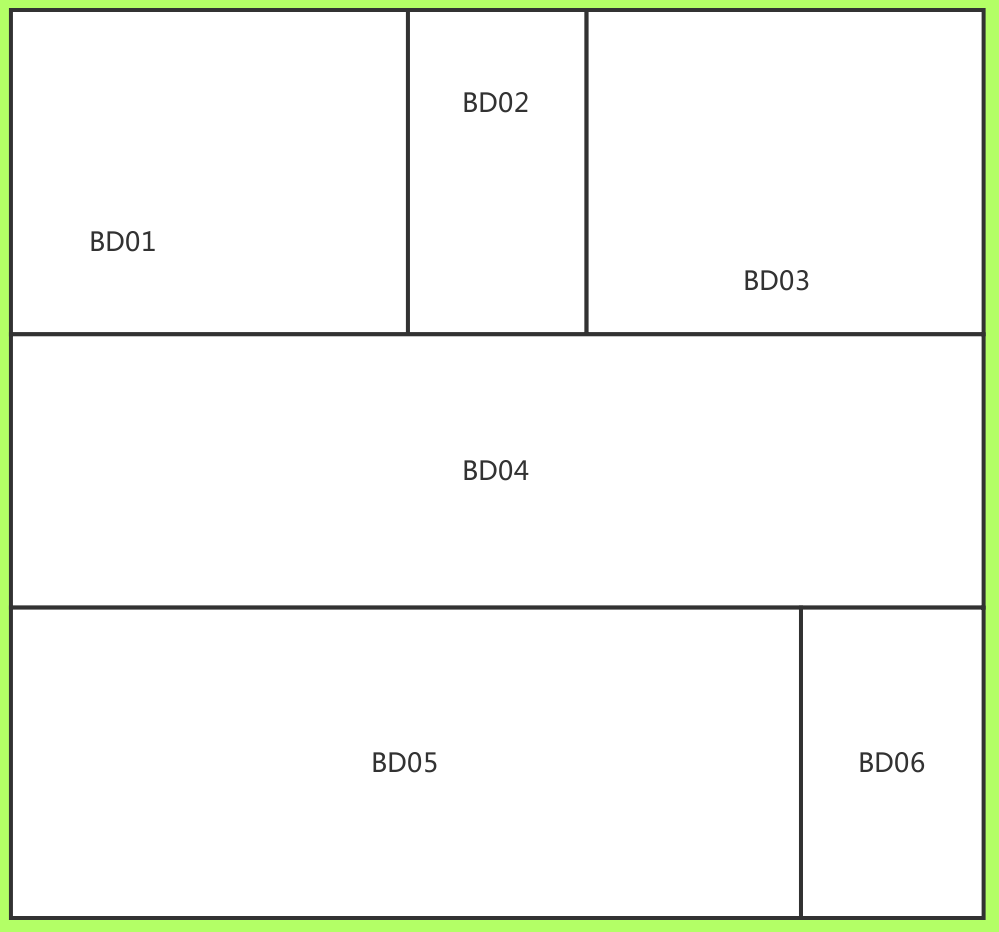
#> input picture ImageToHtmlArea/11.png, 999 x 932 px
$ python NewImageToHtmlArea.py
#> lines starting #> are read from the running program, lines starting #| are printed output that depends on the picture
#!/usr/bin/env python
#coding:utf-8
#code by struggle

import sys
import cv2
import numpy as np
import pytesseract
from PIL import Image


class ImageToHtmlArea(object):
    def __init__(self, image, target_image, value):
#> called with image = '11.png', target_image = '22.png', value = 0.9
        self.image = image
        self.img_rgb = cv2.imread(image)
#> self.img_rgb is the input picture: shape (932, 999, 3); mean B, G, R 241.8, 248.4, 245.1
        self.img_gray = cv2.cvtColor(self.img_rgb, cv2.COLOR_BGR2GRAY)
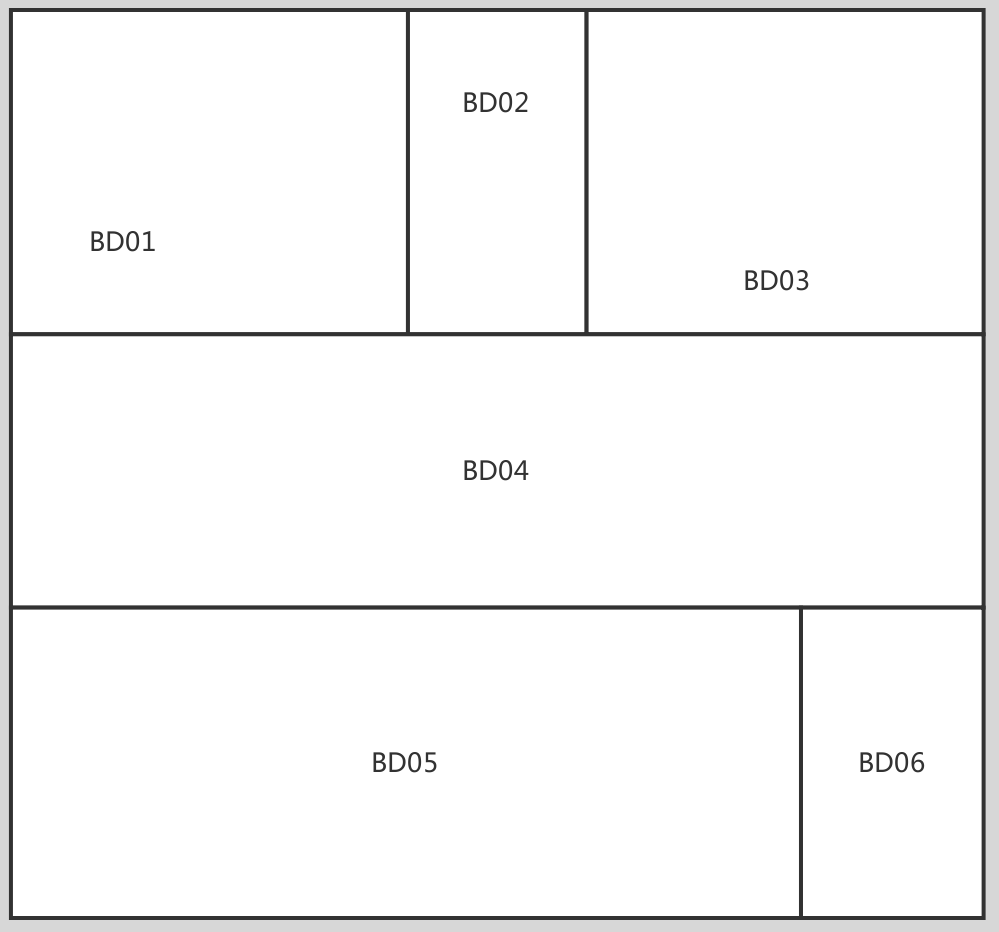
#> self.img_gray: shape (932, 999); min 50, max 255, mean 246.7
        self.template = cv2.imread(target_image,0)
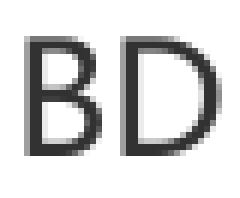
#> input picture ImageToHtmlArea/22.png, 40 x 33 px (shown 6 times larger)
#> self.template is the input picture: shape (33, 40); min 50, max 255, mean 213.2
        self.w, self.h = self.template.shape[::-1]
#> self.w = 40; self.h = 33
        self.threshold = value
        self.dictinfo = {}

    def __getstr(self,info):
            if info:
                tmp_image = self.img_gray[info[1]:info[1]+ self.h, info[0]:info[0] + self.w + self.w]
                cv2.imwrite("tmp.png", tmp_image)
                tmp_image = cv2.imread("tmp.png")
                text = pytesseract.image_to_string(tmp_image, config='--psm 7')
                return text

    def __getzoneinfo(self,info):
            l, u, r, d = left, up, right, down = info[0], info[1], info[0] + self.w, info[1] + self.h
            while l > 0:
                if self.img_gray[up, l] == 0 or self.img_gray[up, l] != 255:
                    #print(l)
                    break
                l = l - 1
            while u > 0:
                if self.img_gray[u, left] == 0 or self.img_gray[u, left] != 255 :
                    #print(u)
                    break
                u = u - 1
            while r > 0:
                if self.img_gray[down, r] == 0 or self.img_gray[down, r] != 255:
                    #print(r)
                    break
                r = r + 1
            while d > 0:
                if self.img_gray[d, right] == 0 or self.img_gray[d, right] != 255:
                    #print(d)
                    break
                d = d + 1
            maplist = ",".join([str(l), str(u), str(l), str(d), str(r), str(d), str(r), str(u)])
            return maplist

    def replacestr(self, info):
        if info:
            print(info)
            start = info[0:2]
            end = info[2:]
            if "s" in end.lower():
                end = end.lower().replace("s","5")
            if "o" in end.lower():
                end = end.lower().replace("o","0")
            if "i" in end.lower():
                end = end.lower().replace("i","1")
            return start + str(end)

    def match_img(self):
        #zb = (434, 539)
        #print(self.__getstr(zb))
        res = cv2.matchTemplate(self.img_gray, self.template,cv2.TM_CCOEFF_NORMED)
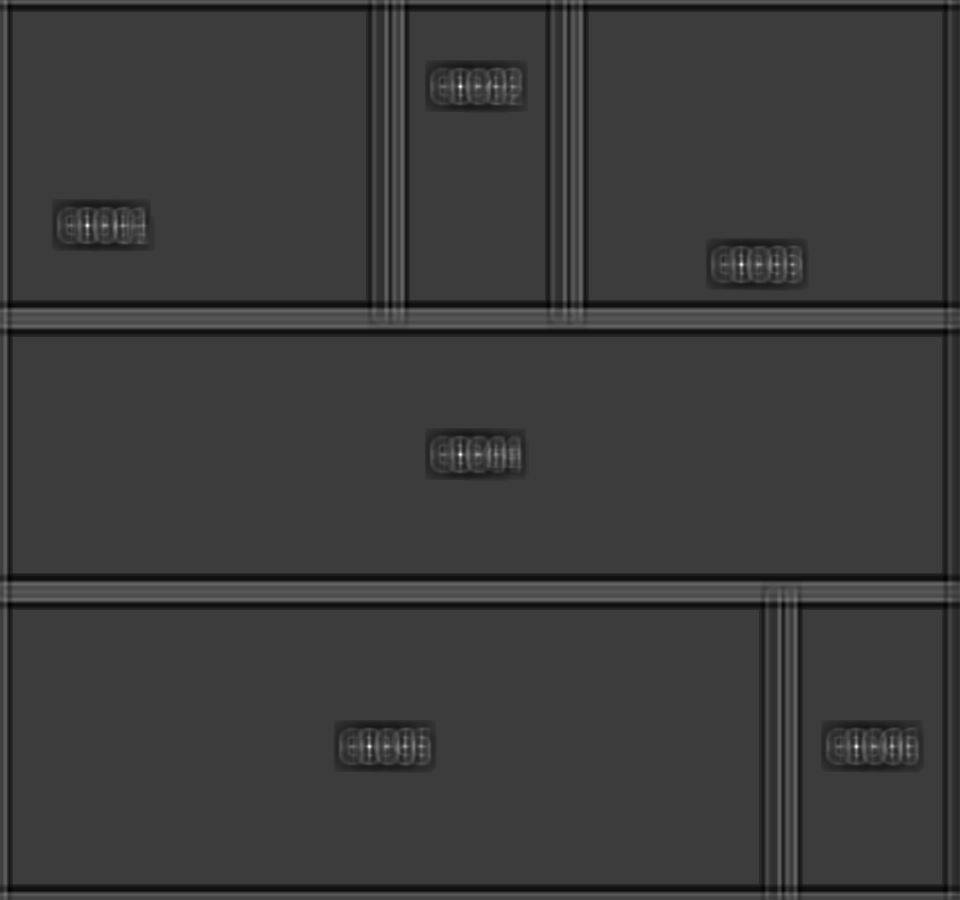
#> res: shape (900, 960) float32; min -0.306, max 0.987, mean -0.00484; drawn with min black and max white
        loc = np.where( res >= self.threshold)
#> loc = ([86, 225, 264, 454, 746, 746], [460, 87, 741, 460, 369, 856])
        for pt in zip(*loc[::-1]):
            getstrinfo = self.replacestr(self.__getstr(pt))
#> in __getstr, `tmp_image = self.img_gray[info[1]:info[1]+ self.h, info[0]:info[0] + s..`:
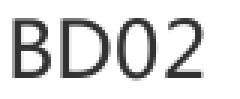
#> tmp_image: shape (33, 80) (shown 3 times larger); min 50, max 255, mean 218.6
#> (the call stopped at in __getstr, `text = pytesseract.image_to_string(tmp_image, config='--psm 7')`: pytesseract is not available in this run)
            if getstrinfo[0:4] not in self.dictinfo:
                self.dictinfo[getstrinfo[0:4]] = pt
        #print(self.dictinfo)

    def gethotarea(self):
        for k, v in self.dictinfo.items():
            #print(k + " " + self.__getzoneinfo(v))
            print('<area alt="" title="%s" href="#" shape="poly" coords="%s" />' % (k, self.__getzoneinfo(v)))

if __name__ == "__main__":
    a = ImageToHtmlArea("11.png", "22.png", 0.9)
    a.match_img()
    a.gethotarea()


"""
<html>
<img src="11.png" alt="" usemap="#Map" />
<map name="Map" id="Map">
    打印出来的东西贴这里
</map>
</html>
"""
